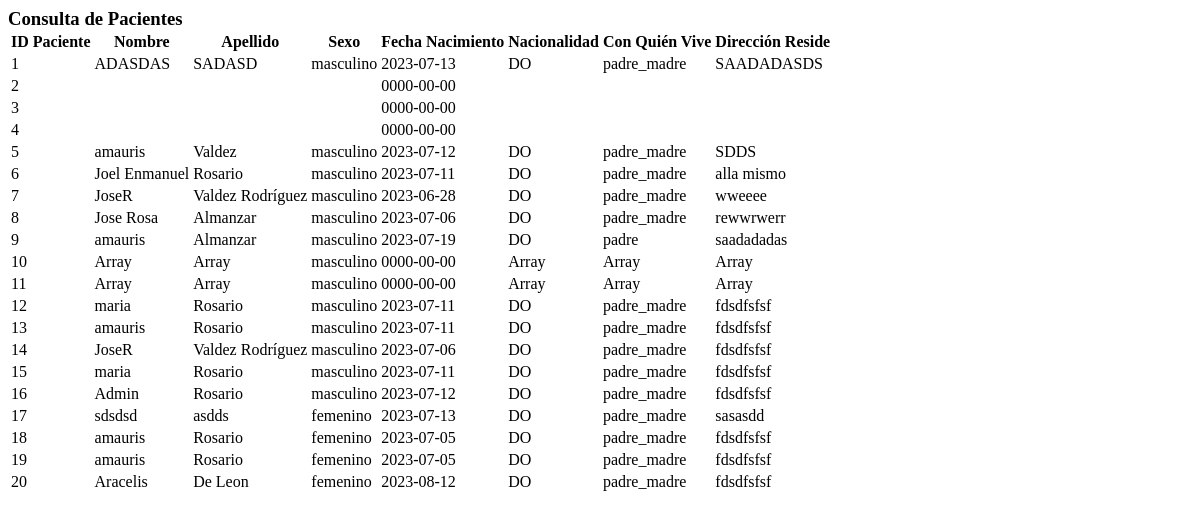
Page /consulta_paciente.php on the earlier database version.
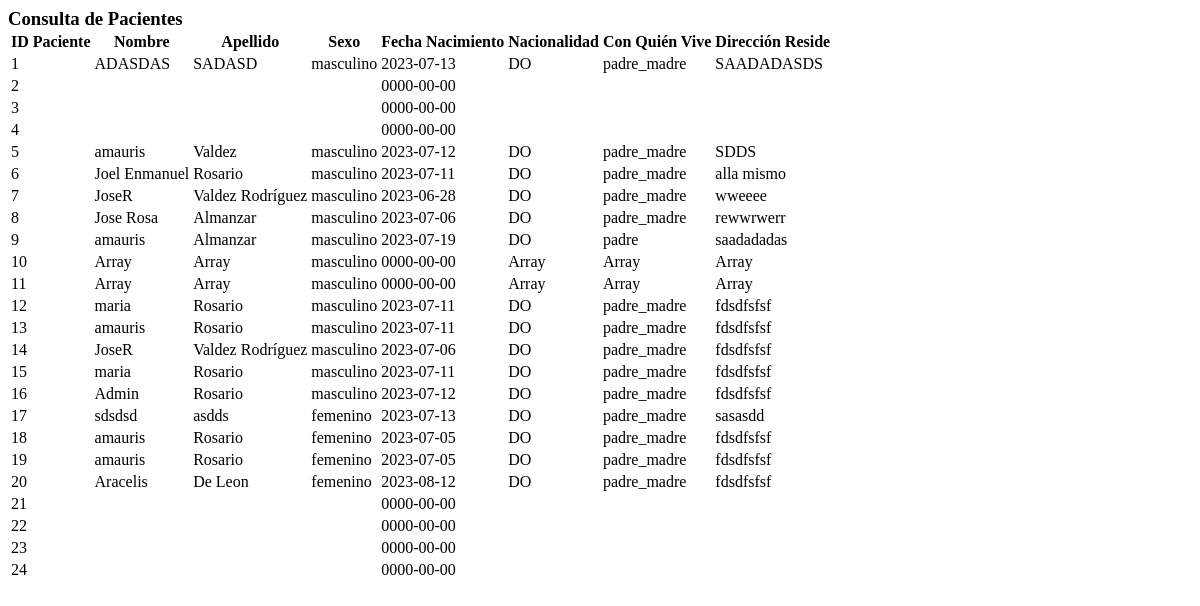
Same page on the later database version.
### tables this page shows
CREATE TABLE `paciente` (
  `id_paciente` int NOT NULL,
  `nombre` text,
  `apellido` text,
  `sexo` text,
  `fecha_nacimiento` date DEFAULT NULL,
  `Nacionalidad` varchar(40) NOT NULL,
  `Con_quien_vive` varchar(40) NOT NULL,
  `Direccion_reside` varchar(50) NOT NULL,
  PRIMARY KEY (`id_paciente`)
);

### consulta_paciente.php (the view, shortened to what this page needs)
<?php
$servername = "localhost";
$username = "root";
$password = "";
$database = "pediatra_sis";
$conn = new mysqli($servername, $username, $password, $database);
$query = "SELECT id_paciente, nombre, apellido, sexo, fecha_nacimiento, Nacionalidad, Con_quien_vive, Direccion_reside FROM paciente";
$result = $conn->query($query);
?>
<!DOCTYPE html>
<html lang="es">
<head>
  <link rel="stylesheet" href="https://cdn.datatables.net/1.13.5/css/jquery.dataTables.min.css">
</head>
<body >
  <h3 style="padding:0; margin:0;">Consulta de Pacientes</h3>
  <table id="tabla_pacientes" class="display"  >
    <thead>
      <tr>
        <th>ID Paciente</th>
        <th>Nombre</th>
        <th>Apellido</th>
        <th>Sexo</th>
        <th>Fecha Nacimiento</th>
        <th>Nacionalidad</th>
        <th>Con Quién Vive</th>
        <th>Dirección Reside</th>
      </tr>
    </thead>
    <tbody>
      <?php
      if ($result->num_rows > 0) {
        while ($row = $result->fetch_assoc()) {
          echo "<tr>";
          echo "<td>" . $row["id_paciente"] . "</td>";
          echo "<td>" . $row["nombre"] . "</td>";
          echo "<td>" . $row["apellido"] . "</td>";
          echo "<td>" . $row["sexo"] . "</td>";
          echo "<td>" . $row["fecha_nacimiento"] . "</td>";
          echo "<td>" . $row["Nacionalidad"] . "</td>";
          echo "<td>" . $row["Con_quien_vive"] . "</td>";
          echo "<td>" . $row["Direccion_reside"] . "</td>";
          echo "</tr>";
        }
      } else {
        echo "<tr><td colspan='8'>No se encontraron resultados.</td></tr>";
      }
      ?>
    </tbody>
  </table>
</body>
</html>

Differences in the rows shown:
added paciente: id_paciente "21", fecha_nacimiento "0000-00-00"
added paciente: id_paciente "22", fecha_nacimiento "0000-00-00"
added paciente: id_paciente "23", fecha_nacimiento "0000-00-00"
added paciente: id_paciente "24", fecha_nacimiento "0000-00-00"
